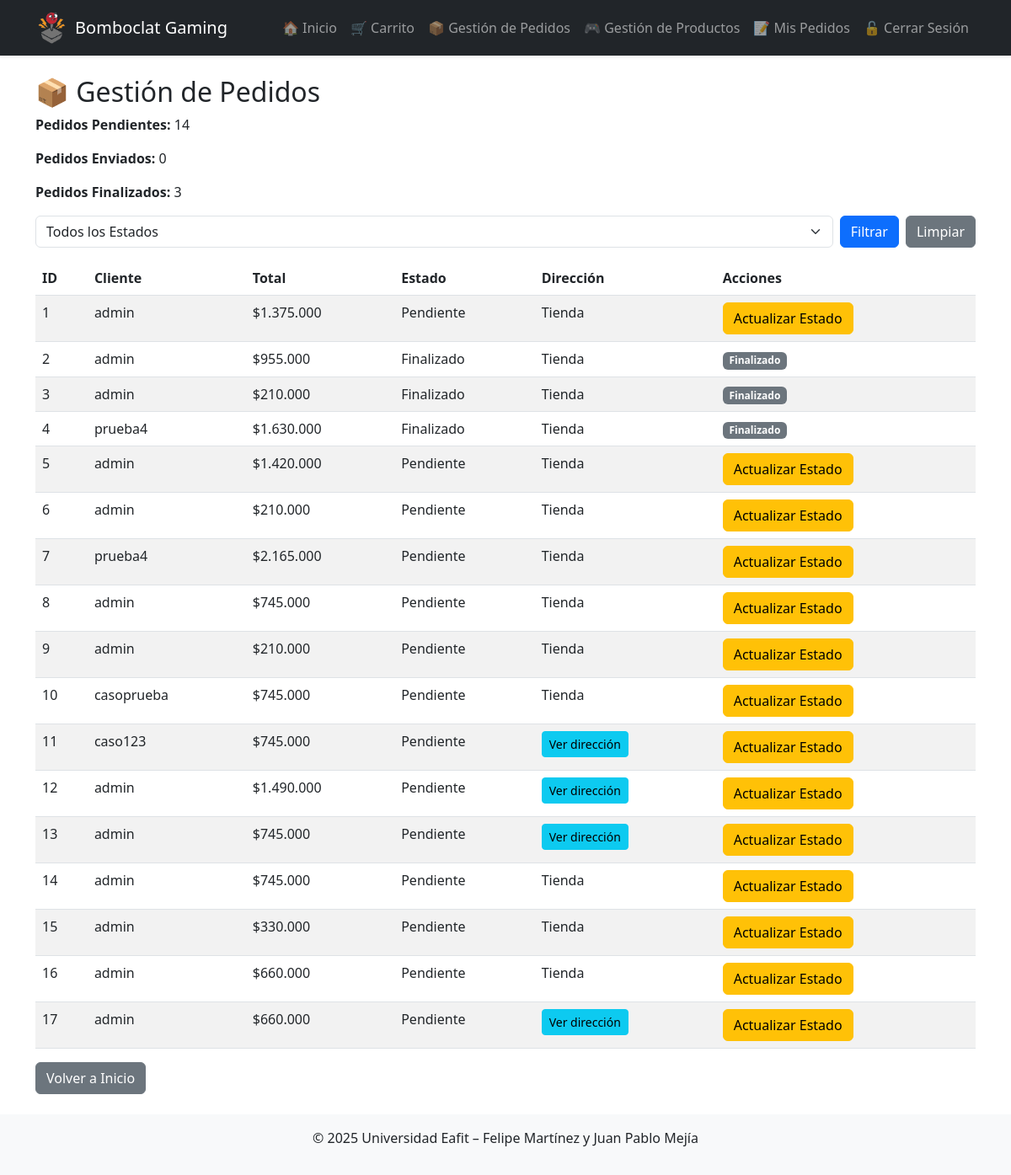
Page /admin-core/pedidos/ (signed in) on the committed database.
### core/models.py (models this page shows, shortened)
class Pedido(models.Model):
    usuario = models.ForeignKey(
        'auth.User', on_delete=models.CASCADE,
        verbose_name=_('Usuario')
    )
    fecha = models.DateTimeField(
        auto_now_add=True,
        verbose_name=_('Fecha')
    )
    total = models.DecimalField(
        _('Total'),
        max_digits=10, decimal_places=2, default=0
    )
    METODOS_ENVIO = [
        ('Tienda',    _('Recoger en tienda')),
        ('Domicilio', _('Envío a domicilio')),
    ]
    metodo_envio = models.CharField(
        _('Método de envío'),
        max_length=10, choices=METODOS_ENVIO, default='Tienda'
    )
    direccion_envio = models.CharField(
        _('Dirección de envío'),
        max_length=255, blank=True
    )
    ESTADOS = [
        ('Pendiente', _('Pendiente')),
        ('Enviado',   _('Enviado')),
        ('Cancelado', _('Cancelado')),
    ]
    estado = models.CharField(
        _('Estado'),
        max_length=10, choices=ESTADOS, default='Pendiente'
    )

### core/views.py (the view)
# urls.py: path('admin-core/pedidos/', views.admin_pedidos, name='admin_pedidos'),
@staff_member_required
def admin_pedidos(request):
    estado_filtro = request.GET.get('estado')
    if estado_filtro:
        pedidos = Pedido.objects.filter(estado=estado_filtro)
    else:
        pedidos = Pedido.objects.all()
    pendientes = Pedido.objects.filter(estado='Pendiente').count()
    enviados = Pedido.objects.filter(estado='Enviado').count()
    finalizados = Pedido.objects.filter(estado='Finalizado').count()
    return render(request, 'admin_core/admin_pedidos.html', {
        'pedidos': pedidos,
        'pendientes': pendientes,
        'enviados': enviados,
        'finalizados': finalizados,
        'estado_filtro': estado_filtro  # Mantener el filtro seleccionado
    })

### core/context.py (called while the page is built)
def daily_quote(request):
    quote = {}
    try:
        r = requests.get(
            "https://api.quotable.io/random?maxLength=100",
            timeout=2,
            verify=False           # <— igual que curl -k
        )
        r.raise_for_status()
        data = r.json()
        quote = {
            'text':   data.get('content', ''),
            'author': data.get('author',  '')
        }
    except Exception:
        quote = {}
    return { 'daily_quote': quote }

### core/templatetags/price_format.py (called while the page is built)
@register.filter
def miles(value):
    try:
        n = int(round(float(value)))
        return "{:,}".format(n).replace(",", ".")
    except (ValueError, TypeError):
        return value

### core/templates/admin_core/admin_pedidos.html (shortened to what this page needs)
{% extends "base.html" %}
{% load i18n %}
{% load price_format %}
{% block content %}
<h2>📦 {% trans "Gestión de Pedidos" %}</h2>
<div class="mb-3">
    <p><strong>{% trans "Pedidos Pendientes:" %}</strong> {{ pendientes }}</p>
    <p><strong>{% trans "Pedidos Enviados:" %}</strong> {{ enviados }}</p>
    <p><strong>{% trans "Pedidos Finalizados:" %}</strong> {{ finalizados }}</p>
</div>
<form method="get" class="mb-3 d-flex gap-2">
    <select name="estado" class="form-select">
        <option value="">{% trans "Todos los Estados" %}</option>
    </select>
    <button type="submit" class="btn btn-primary">{% trans "Filtrar" %}</button>
    <a href="{% url 'admin_pedidos' %}" class="btn btn-secondary">{% trans "Limpiar" %}</a>
</form>
<table class="table table-striped">
    <thead>
        <tr>
            <th>{% trans "ID" %}</th>
            <th>{% trans "Cliente" %}</th>
            <th>{% trans "Total" %}</th>
            <th>{% trans "Estado" %}</th>
            <th>{% trans "Dirección" %}</th>
            <th>{% trans "Acciones" %}</th>
        </tr>
    </thead>
    <tbody>
        {% for pedido in pedidos %}
        <tr>
            <td>{{ pedido.id }}</td>
            <td>{{ pedido.usuario.username }}</td>
            <td>${{ pedido.total|miles }}</td>
            <td>{{ pedido.estado }}</td>
            <td>
            {% if pedido.metodo_envio == 'Domicilio' %}
              <button type="button"
                      class="btn btn-sm btn-info"
                      data-bs-toggle="modal"
                      data-bs-target="#direccionModal{{ pedido.id }}">
                {% trans "Ver dirección" %}
              </button>
            {% else %}
              {% trans "Tienda" %}
            {% endif %}
            </td>
            <td>
                {% if pedido.estado != 'Finalizado' %}
                <a href="{% url 'actualizar_estado' pedido.id %}" class="btn btn-warning">{% trans "Actualizar Estado" %}</a>
                {% else %}
                <span class="badge bg-secondary">{% trans "Finalizado" %}</span>
                {% endif %}
            </td>
        </tr>
        {% empty %}
        <tr><td colspan="6">{% trans "No hay pedidos para mostrar." %}</td></tr>
        {% endfor %}
    </tbody>
</table>
<a href="{% url 'home' %}" class="btn btn-secondary">{% trans "Volver a Inicio" %}</a>
{% endblock %}

### rows in the picture
Pedido: id "1", usuario.username "admin", total|miles "1.375.000", estado "Pendiente"
Pedido: id "2", usuario.username "admin", total|miles "955.000", estado "Finalizado"
Pedido: id "3", usuario.username "admin", total|miles "210.000", estado "Finalizado"
Pedido: id "4", usuario.username "prueba4", total|miles "1.630.000", estado "Finalizado"
Pedido: id "5", usuario.username "admin", total|miles "1.420.000", estado "Pendiente"
Pedido: id "6", usuario.username "admin", total|miles "210.000", estado "Pendiente"
Pedido: id "7", usuario.username "prueba4", total|miles "2.165.000", estado "Pendiente"
Pedido: id "8", usuario.username "admin", total|miles "745.000", estado "Pendiente"
Pedido: id "9", usuario.username "admin", total|miles "210.000", estado "Pendiente"
Pedido: id "10", usuario.username "casoprueba", total|miles "745.000", estado "Pendiente"
Pedido: id "11", usuario.username "caso123", total|miles "745.000", estado "Pendiente"
Pedido: id "12", usuario.username "admin", total|miles "1.490.000", estado "Pendiente"
Pedido: id "13", usuario.username "admin", total|miles "745.000", estado "Pendiente"
Pedido: id "14", usuario.username "admin", total|miles "745.000", estado "Pendiente"
Pedido: id "15", usuario.username "admin", total|miles "330.000", estado "Pendiente"
Pedido: id "16", usuario.username "admin", total|miles "660.000", estado "Pendiente"
Pedido: id "17", usuario.username "admin", total|miles "660.000", estado "Pendiente"

### other values in the picture
{{ pendientes }} "14"
{{ enviados }} "0"
{{ finalizados }} "3"
